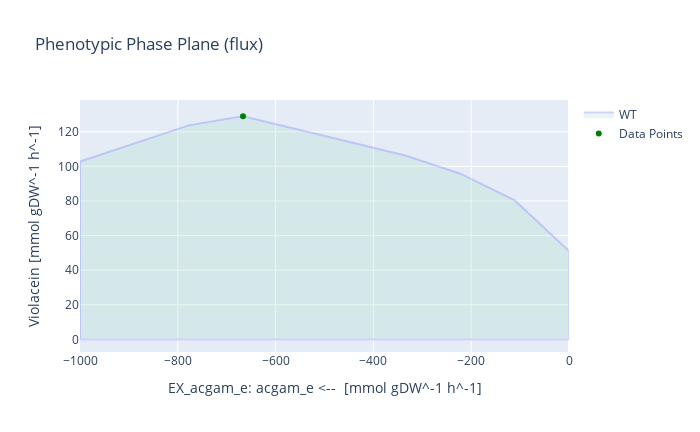

This figure's notebook cell:
### Code cell
# With N-acetyl-D-glucosamine as substrate
medium = model_LB_vio_fad.medium
with model_LB_vio_fad:
    medium['EX_glc__D_e'] = 0
    medium['EX_acgam_e'] = 1000
    model_LB_vio_fad.medium = medium
    model_LB_vio_fad.objective = model_LB_vio_fad.reactions.Growth
    growth_rate = model_LB_vio_fad.optimize().objective_value
    model_LB_vio_fad.objective = model_LB_vio_fad.reactions.Violacein
    violacein_production = model_LB_vio_fad.optimize().objective_value
    violacein_acgam_yield = violacein_production / (-1*model_LB_vio_fad.reactions.EX_acgam_e.flux)
    
    print('Growth rate for V. natriegens [h^-1]:', growth_rate)
    print('Max. violacein production [mmol gDW^-1 h^-1]:', violacein_production)
    print('Theoretical maximum yield [mmol_vio / mmol_acgam]:', violacein_acgam_yield)
    
    model_LB_vio_fad.reactions.EX_acgam_e.bounds = -1000,0
    result = phenotypic_phase_plane(model_LB_vio_fad, 
                                variables=[model_LB_vio_fad.reactions.EX_acgam_e],
                                objective=model_LB_vio_fad.reactions.Violacein,
                                points=10)
    x = result.data_frame.EX_acgam_e[result.data_frame.objective_upper_bound.idxmax()]
    y = result.data_frame.objective_upper_bound[result.data_frame.objective_upper_bound.idxmax()]
    result.plot(plotter, points=[(x,y)], points_colors=["green"])
    print("The optimal N-acetyl-D-glucosamine uptake for Violacein flux is:", result.data_frame.EX_acgam_e[result.data_frame.objective_upper_bound.idxmax()])

### Figure 1 — Plotly figure (JSON) as saved in the notebook; plotly's stock layout.template omitted (floating-point values rounded to 4 significant figures)
{"data": [{"fill": "toself", "fillcolor": "#B3E2CD", "hoverinfo": "none", "marker": {"line": {"color": "#B3E2CD"}, "opacity": 0.3}, "mode": "lines", "name": "WT", "opacity": 0.3, "type": "scatter", "x": [-1000, -888.9, -777.8, -666.7, -555.6, -444.4, -333.3, -222.2, -111.1, 0, 0, -111.1, -222.2, -333.3, -444.4, -555.6, -666.7, -777.8, -888.9, -1000, -1000, -1000], "y": [0, 2.842e-14, -6.194e-14, -3.979e-13, -1.421e-14, -2.842e-13, -2.842e-14, 1.421e-14, 7.42e-11, -4.151e-13, 51.03, 80.29, 95.73, 106.1, 113.7, 121.3, 128.9, 123.6, 113.2, 102.8, 0, 102.8]}, {"marker": {"color": ["green"]}, "mode": "markers", "name": "Data Points", "type": "scatter", "x": [-666.7], "y": [128.9]}], "layout": {"height": 432, "title": {"text": "Phenotypic Phase Plane (flux)"}, "width": 700, "xaxis": {"autorange": true, "range": [-1000, 0], "title": {"text": "EX_acgam_e: acgam_e <--  [mmol gDW^-1 h^-1]"}, "type": "linear"}, "yaxis": {"autorange": true, "range": [-7.279, 138.3], "title": {"text": "Violacein [mmol gDW^-1 h^-1]"}, "type": "linear"}}}
